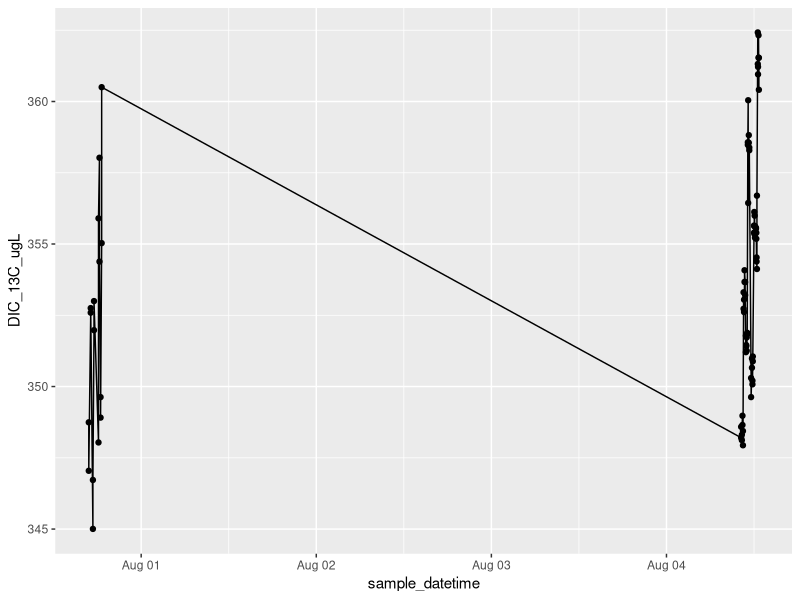
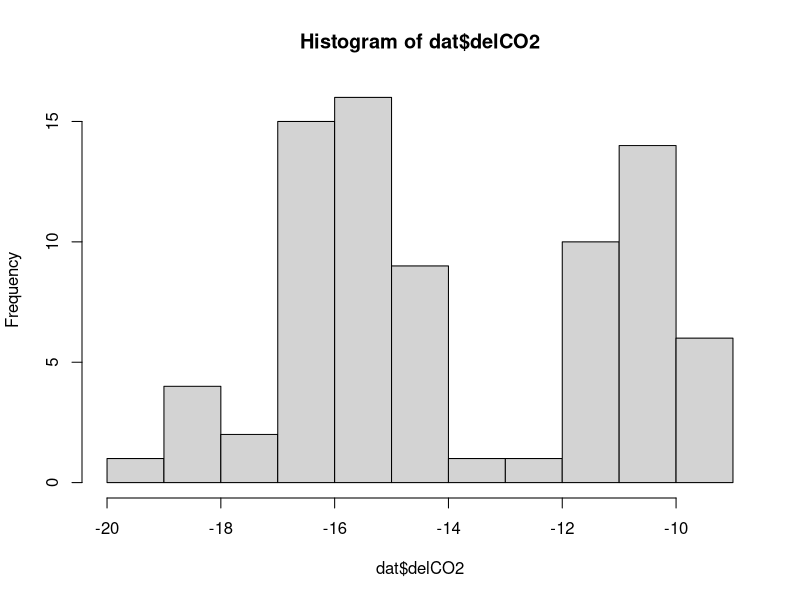
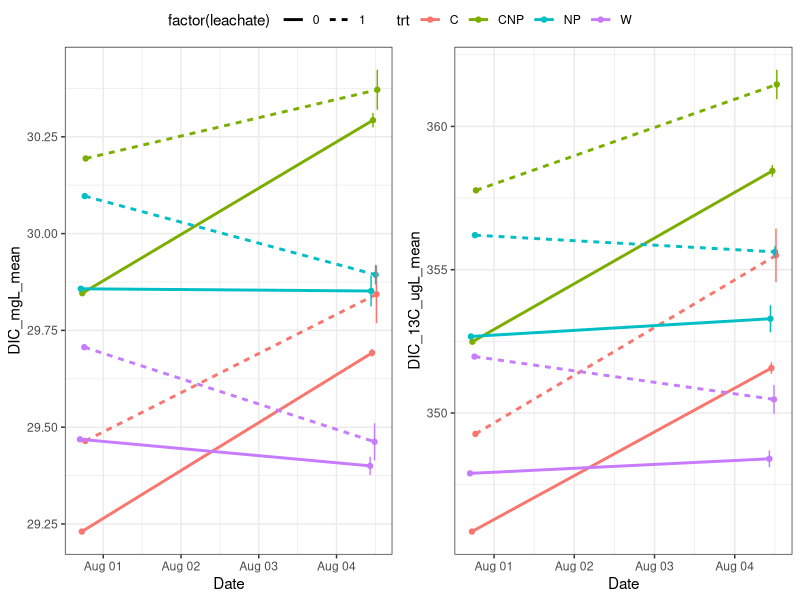
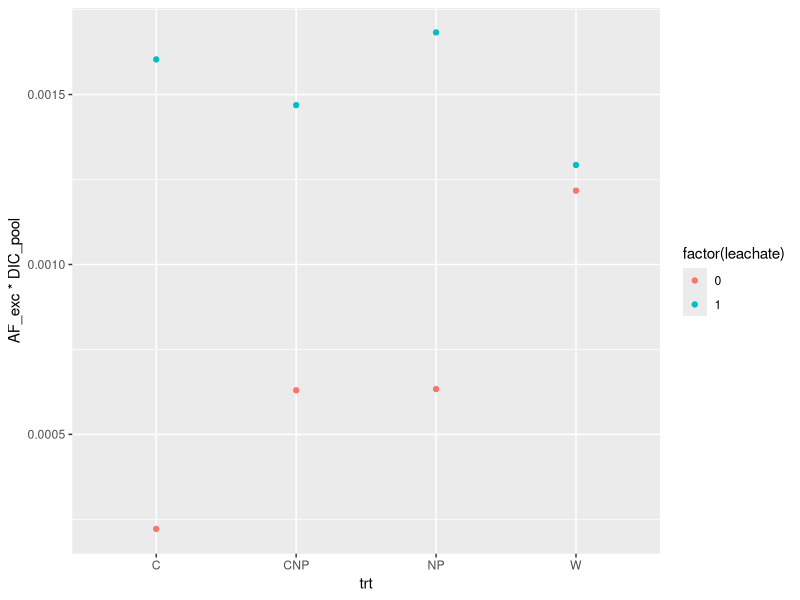
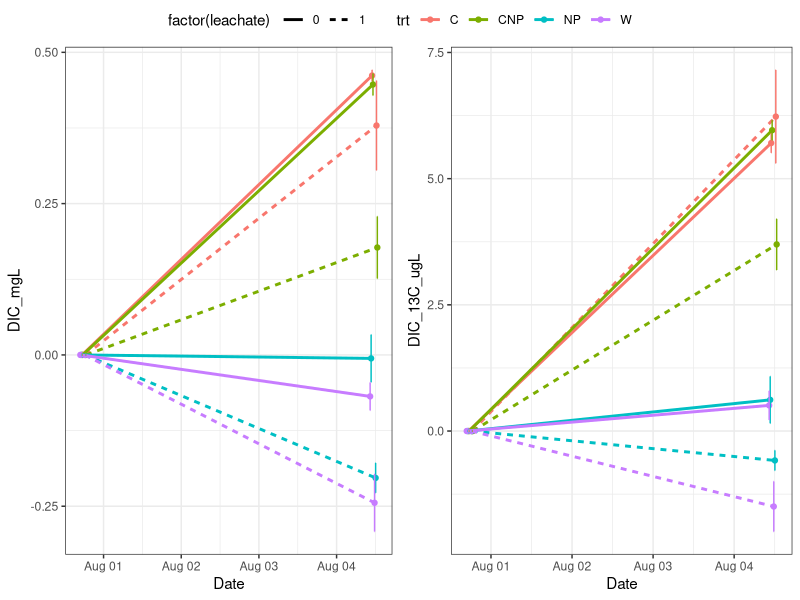
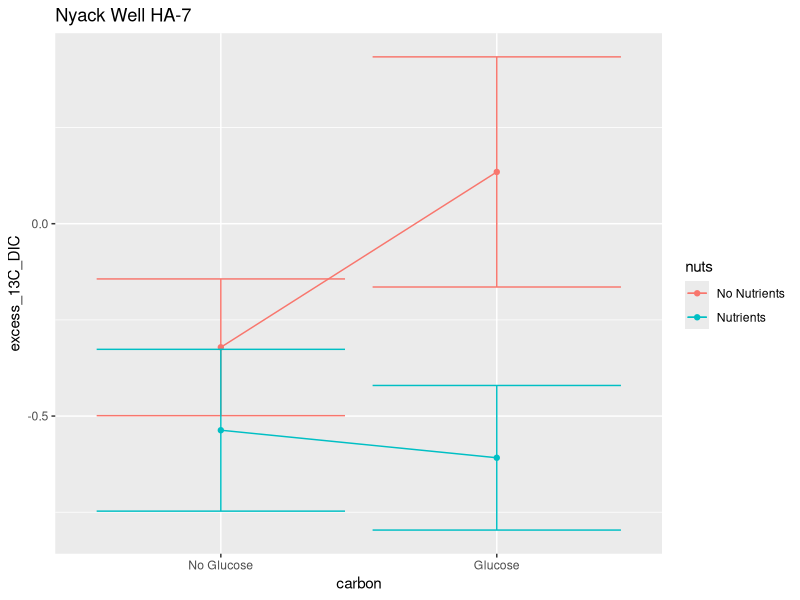
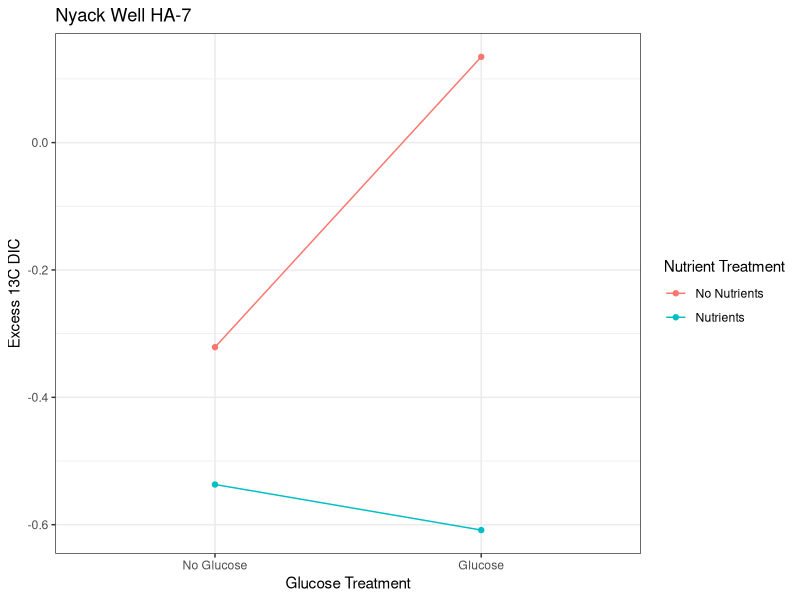

The R script that drew these images, in order:
library(tidyverse)
library(lubridate)
library(dplyr)


# setup ####
dat <- read_csv("data/Kirby_NyackW/nw_expt.csv")
alk <- read_csv('data/alkalinity/nw_alkalinity.csv') %>%
    filter(!is.na(trt)) %>%
    mutate(date = as.Date(date, format = '%m/%d/%Y')) %>%
    select(-samplenum, -treatment, -vol_acid)
glimpse(dat)


# Functions ####
deltoAF<- function (del) {
  Rst<-0.0112372
  R<-(del/1000+1)*Rst
  AF<-R/(1+R)
  AF

}

AFtodel <- function (AF) {
  Rst<-0.0112372
  R<- AF/(1-AF)
  del<- (R/Rst-1)*1000

  del
}

DICfrom_C_A <- function(K1, K2, C, A){
  H_minus <- (((-K1*C))-sqrt(((K1*C)^2)-(4*-1*A*2*K1*K2*C)))/(2*-1*A)
  pH <- -1*log10(H_minus)
  B <- (K1*C)/H_minus
  Ca <- (K2*B)/H_minus
  D <- C + B + Ca
  A_check <- B + 2*Ca

  l <- list(H_minus, pH, C, B, Ca, D, A, A_check)
  names(l) <- c("H", "pH", "C", "B", "Ca", "D", "A","A check")
  DIC = l$D
  return(DIC)
}

# metadata ####
trts <- data.frame(Treatment = 1:8,
                   trt = c('W',  'NP', 'C', 'CNP','W',  'NP', 'C', 'CNP'),
                   leachate = c(0,0,0,0,1,1,1,1))

# add actual data for this part once we have DOC from Adam
c_source <- read_csv('data/DOC_stock_concentrations.csv')

# There is no clear pattern in the alkalinity data. Take an average:
alk <- alk %>% filter(final_pH > 4.3) %>%
    summarize(alk_meqL = mean(alk_meqL))

dat <- left_join(dat, trts, by = 'Treatment') %>%
    mutate(date = as.Date(sample_datetime))
    #left_join(alk, by = c('batch', 'trt', 'leachate'))

# calculate DIC in the water ####
###testing DIC from pCO2-alk
###partial pressures of CO2 pCO2 in uatm
#alk <- 1.588 *10 ^(-3) # mol/L
# pCO2 <- 30 * 10^(-6) # mol/L
temp <- 273+21
K1 <- exp(290.9097-14554.21/(temp)-45.0575*log(temp))
K2 <- exp(207.6548-11843.79/(temp)-33.6485*log(temp))

# out <-DICfrom_C_A(K1=K1, K2=K2,C=pCO2,A=alk)
dat$DIC_molL <- DICfrom_C_A(K1, K2, dat$CO2_conc_umolL * 10^(-6),
                            alk$alk_meqL* 10^-3)
# dat$DIC_13molL <- DICfrom_C_A(K1, K2, dat$CO2_13C_umolL * 10^(-6), alk)
dat$DIC_mgL <- dat$DIC_molL*12.011*1000
# dat$AF = deltoAF(dat$delCO2)
dat$DIC_13C_umolL = dat$DIC_molL * dat$AF *10^6
dat$DIC_13C_ugL = dat$DIC_13C_umolL * 13


dat %>% dplyr::filter(!is.na(Treatment)) %>%
ggplot(aes(x = sample_datetime, y = DIC_13C_ugL))+
  geom_point() + geom_line()

# # Clean up data ####

dat <- dat %>%
    filter(!(batch == 2 & Syringe == '28'),
           !is.na(Treatment))

# # Remove high time zero point:
# dat %>% filter(batch == 1, Treatment == 6)
# # It looks like the high one is syringe 8G. Check this in the notes.
#
# dat <- dat %>%
#     filter(!(batch == 1 & Syringe == '8G'),
#            !is.na(Treatment))

hist(dat$delCO2)


# START OF FINAL FIGURES CODE####
# filter to use only the start and end time points
dat_sum <- dat %>%
    group_by(batch, trt, leachate, replicate) %>%
    summarize(across(any_of(c('sample_datetime', 'delCO2', 'DIC_mgL',
                              'DIC_13C_ugL', 'alk_meqL')),
                     .fns = ~mean(., na.rm = T))) %>%
    select(-replicate) %>%
    ungroup()
dat_sum <- dat_sum %>%
    group_by(batch, trt, leachate) %>%
    summarize(across(any_of(c('sample_datetime', 'delCO2', 'DIC_mgL',
                              'DIC_13C_ugL', 'alk_meqL')),
                     .fns = list(mean = ~mean(., na.rm = T),
                                 sd = ~sd(., na.rm = T)))) %>%
    rename(sample_datetime = sample_datetime_mean) %>%
    select(-sample_datetime_sd) %>%
    mutate(across(ends_with('sd'), ~case_when(is.na(.) ~ 0,
                                              TRUE ~ .)))

p12 <- ggplot(dat_sum, aes(sample_datetime, DIC_mgL_mean, col = trt, lty = factor(leachate)))+
    geom_point() + geom_line(size = 1) +
    geom_errorbar(aes(ymin = DIC_mgL_mean - DIC_mgL_sd,
                      ymax = DIC_mgL_mean + DIC_mgL_sd), lty = 1)+
    xlab('Date') +theme_bw()
p13 <- ggplot(dat_sum, aes(sample_datetime, DIC_13C_ugL_mean, col = trt, lty = factor(leachate)))+
    geom_point() + geom_line(size = 1) +
    geom_errorbar(aes(ymin = DIC_13C_ugL_mean - DIC_13C_ugL_sd,
                      ymax = DIC_13C_ugL_mean + DIC_13C_ugL_sd), lty = 1)+
    xlab('Date') +theme_bw()

ggpubr::ggarrange(p12, p13, common.legend = T)

#removing baseline ####

dat_dif <- dat_sum %>%
    mutate(AF = deltoAF(delCO2_mean)) %>%
    select(-starts_with(c('delCO2', 'alk_meqL'))) %>%
    mutate(batch = case_when(batch == 1 ~ 'T0',
                             batch == 2 ~ 'T1'))%>%
    rename(DIC_mgL = DIC_mgL_mean, DIC_13C_ugL = DIC_13C_ugL_mean) %>%
    pivot_wider(names_from = 'batch',
                values_from = c('sample_datetime', 'AF', 'DIC_mgL', 'DIC_13C_ugL',
                                'DIC_mgL_sd', 'DIC_13C_ugL_sd')) %>%
    mutate(AF_exc = AF_T1 - AF_T0,
           DIC_pool = DIC_mgL_T1,
           DIC_mgL_T1 = DIC_mgL_T1 - DIC_mgL_T0,
           DIC_mgL_T0 = DIC_mgL_T0 - DIC_mgL_T0,
           DIC_13C_ugL_T1 = DIC_13C_ugL_T1 - DIC_13C_ugL_T0,
           DIC_13C_ugL_T0 = DIC_13C_ugL_T0 - DIC_13C_ugL_T0) %>%
    pivot_longer(cols = ends_with(c('T0', 'T1')),
                 names_to = c('.value', 'time'),
                 names_sep = '_T')

#code to save figure(change expt name)
dat_dif %>% filter(DIC_mgL != 0) %>%
ggplot( aes(trt, AF_exc * DIC_pool, col = factor(leachate), group = leachate))+
    geom_point()
geom_bar(stat = 'identity')
p12 <- ggplot(dat_dif, aes(sample_datetime, DIC_mgL, col = trt, lty = factor(leachate)))+
    geom_point() + geom_line(size = 1) +
    geom_errorbar(aes(ymin = DIC_mgL - DIC_mgL_sd,
                      ymax = DIC_mgL + DIC_mgL_sd), lty = 1)+
    xlab('Date') +theme_bw()
p13 <- ggplot(dat_dif, aes(sample_datetime, DIC_13C_ugL, col = trt, lty = factor(leachate)))+
    geom_point() + geom_line(size = 1) +
    geom_errorbar(aes(ymin = DIC_13C_ugL - DIC_13C_ugL_sd,
                      ymax = DIC_13C_ugL + DIC_13C_ugL_sd), lty = 1)+
    xlab('Date') +theme_bw()
png(filename = 'figures/nw_expt_13CO2.png',
    width = 8, height = 5, res = 300, units = 'in')
ggpubr::ggarrange(p12, p13, common.legend = T)
dev.off()


#tables ####

dd <- dat_sum %>% select(-starts_with(c('delCO2', 'alk_meqL'))) %>%
    mutate(batch = case_when(batch == 1 ~ 'T0',
                             batch == 2 ~ 'T'))%>%
    rename(DIC_mgL = DIC_mgL_mean, DIC_13C_ugL = DIC_13C_ugL_mean) %>%
    pivot_wider(names_from = 'batch',
                values_from = c('sample_datetime', 'DIC_mgL', 'DIC_13C_ugL',
                                'DIC_mgL_sd', 'DIC_13C_ugL_sd')) %>%
    mutate(inc_time = sample_datetime_T - sample_datetime_T0,
           Delta_T = as.numeric(inc_time),
           Delta_DIC_ugLd = (DIC_mgL_T - DIC_mgL_T0)*1000/Delta_T,
           Delta_DIC_ugLd_sd = (DIC_mgL_sd_T + DIC_mgL_sd_T0)*1000/Delta_T,
           Delta_DIC_13_ugLd = (DIC_13C_ugL_T - DIC_13C_ugL_T0)/Delta_T,
           Delta_DIC_13_ugLd_sd = (DIC_13C_ugL_sd_T + DIC_13C_ugL_sd_T0)/Delta_T) %>%
    select(-ends_with(c('_T', '_T0')))

mutate(dd, AF = Delta_DIC_13_ugLd/(Delta_DIC_13_ugLd + Delta_DIC_ugLd),
       del = AFtodel(AF))

excess13C <- dd %>% select( -inc_time) %>%
    pivot_wider(id_cols = trt, names_from = 'leachate',
                values_from = c('Delta_DIC_ugLd', 'Delta_DIC_13_ugLd',
                                'Delta_DIC_ugLd_sd', 'Delta_DIC_13_ugLd_sd')) %>%
    mutate(excess_13C_DIC = Delta_DIC_13_ugLd_1 - Delta_DIC_13_ugLd_0,
           excess_13C_sd = Delta_DIC_13_ugLd_sd_1 + Delta_DIC_13_ugLd_sd_0) %>%
    select(-ends_with(c('_1','_0')))

excess13C$carbon = c('Glucose', 'Glucose', 'No Glucose', 'No Glucose')
excess13C$carbon <- factor(excess13C$carbon, levels = c('No Glucose','Glucose'))
excess13C$nuts = c('No Nutrients', 'Nutrients', 'No Nutrients', 'Nutrients')
png(filename = 'figures/nw_expt_13CDIC.png',
    width = 5, height = 5, res = 300, units = 'in')
ggplot(excess13C, aes(carbon, excess_13C_DIC, col = nuts, group = nuts)) +
    geom_line() + geom_point() +
    geom_errorbar(aes(ymin = excess_13C_DIC - excess_13C_sd,
                      ymax = excess_13C_DIC + excess_13C_sd))+
    ggtitle('Nyack Well HA-7')
dev.off()

png(filename = 'figures/nw_expt_13CDIC_pres.png',
    width = 5, height = 5, res = 300, units = 'in')
ggplot(excess13C, aes(carbon, excess_13C_DIC, col = nuts,fill = nuts, group = nuts)) +
    geom_line() + geom_point() +
    # geom_ribbon(aes(ymin = excess_13C_DIC - excess_13C_sd,
    #                   ymax = excess_13C_DIC + excess_13C_sd),col = 'transparent', alpha = 0.2,
    #             outline.type = 'full')+
    ggtitle('Nyack Well HA-7')+
    xlab('Glucose Treatment') +theme_bw()+
    ylab('Excess 13C DIC')+
    guides(color = guide_legend(title = "Nutrient Treatment"))+
    guides(fill = FALSE)
dev.off()

# write_csv(DIC_dataframe, "processed_CO2/experiment1_processed.csv")
# DIC <- read_csv('processed_CO2/experiment1_processed.csv')
#
# # calculate excess 13CDIC in each treatment ####
# sumDIC <- filter(DIC, time_interval %in% c('T0', 'T5')) %>%
#     select(time_interval, treatment, sample_datetime, DIC_molL, DIC_13C_umolL) %>%
#     group_by(time_interval, treatment) %>%
#     # summarize(across(.fns = list(mean = ~mean(.), sd = sd(.))))
#     summarize(sample_datetime = mean(sample_datetime),
#               DIC_molL = mean(DIC_molL),
#               DIC_13C_sd = sd(DIC_13C_umolL),
#               DIC_13C_umolL = mean(DIC_13C_umolL)) %>%
#     ungroup()
#
# DIC_table <- sumDIC %>%
#     mutate(excess_13C_DIC_umolL = DIC_13C_umolL - sumDIC$DIC_13C_umolL[sumDIC$time_interval == 'T0'],
#            excess_DIC_umolL = (DIC_molL - sumDIC$DIC_molL[sumDIC$time_interval == 'T0'])*10^6,
#            excess_13C_DIC_umolL_sd = DIC_13C_sd + sumDIC$DIC_13C_sd[sumDIC$time_interval == 'T0'])
#
#
# #creating excess accumulated 13C CO2 (from DIC) plot  ####
# # setwd('/Users/niko/Dropbox/leachate_linder/processed_CO2')
# # DIC_table <- read_csv('~/Dropbox/leachate_linder/processed_CO2/DIC_table.csv')
# DIC_table$nutrients <- c(0,0,1,0,1)
# DIC_table$sugar <- c(0,1,1,0,0)
# # DIC_table$DICXS <- DIC_table$DICXS*1000
# # DIC_table$STDev_T5 <- DIC_table$STDev_T5*1000
# # DIC_table$STDev_T0 <- DIC_table$STDev_T0*1000
# # DIC_table$STDev <- DIC_table$STDev_T0 + DIC_table$STDev_T5
#
# DIC_table <- slice(DIC_table, -1)
#
# plot(DIC_table$sugar[DIC_table$nutrients == 1],
#      DIC_table$excess_13C_DIC_umolL[DIC_table$nutrients == 1], type = 'b',
#      xlim = c(-0.25,1.25), ylim = c(0,1.5), pch = 15, col = 'blue',
#      xaxt = 'n', xlab = 'No Sugar                                         Sugar',
#      ylab = 'Accumulated Excess 13C CO2 (µg)')
#
#
# arrows(x0 = DIC_table$sugar[DIC_table$nutrients == 1],
#        y0 = DIC_table$excess_13C_DIC_umolL[DIC_table$nutrients == 1],
#        x1 = DIC_table$sugar[DIC_table$nutrients == 1],
#        y1 = DIC_table$excess_13C_DIC_umolL[DIC_table$nutrients == 1]+
#          DIC_table$excess_13C_DIC_umolL_sd[DIC_table$nutrients ==1], length = 0.1, angle = 90)
# arrows(x0 = DIC_table$sugar[DIC_table$nutrients == 1],
#       y0 = DIC_table$excess_13C_DIC_umolL[DIC_table$nutrients == 1],
#       x1 = DIC_table$sugar[DIC_table$nutrients == 1],
#       y1 = DIC_table$excess_13C_DIC_umolL[DIC_table$nutrients == 1]-
#         DIC_table$excess_13C_DIC_umolL_sd[DIC_table$nutrients ==1], angle = 90, length = 0.1)
#
# lines(DIC_table$sugar[DIC_table$nutrients == 0],
#       DIC_table$excess_13C_DIC_umolL[DIC_table$nutrients == 0],pch = 1, col = 'forestgreen')
# points(DIC_table$sugar[DIC_table$nutrients == 0],
#        DIC_table$excess_13C_DIC_umolL[DIC_table$nutrients == 0], pch = 15, col = 'forestgreen')
# arrows(x0 = DIC_table$sugar[DIC_table$nutrients == 0],
#        y0 = DIC_table$excess_13C_DIC_umolL[DIC_table$nutrients == 0],
#        x1 = DIC_table$sugar[DIC_table$nutrients == 0],
#        y1 = DIC_table$excess_13C_DIC_umolL[DIC_table$nutrients == 0]+
#          DIC_table$excess_13C_DIC_umolL_sd[DIC_table$nutrients ==0], length = 0.1, angle = 90)
# arrows(x0 = DIC_table$sugar[DIC_table$nutrients == 0],
#        y0 = DIC_table$excess_13C_DIC_umolL[DIC_table$nutrients == 0],
#        x1 = DIC_table$sugar[DIC_table$nutrients == 0],
#        y1 = DIC_table$excess_13C_DIC_umolL[DIC_table$nutrients == 0]-
#          DIC_table$excess_13C_DIC_umolL_sd[DIC_table$nutrients ==0], angle = 90, length = 0.1)
#
# legend('topleft', legend = c('Nutrients', 'No Nutrients'),
#        col = c('green', 'blue'), lty = c(1,1), pch = c(15, 15), border = NA)
#
# # plot(DIC_table$sample_datetime, dat$DIC_13C, type = 'b', pch = 15)
# lines(dat$sample_datetime)
#
# arrows()
